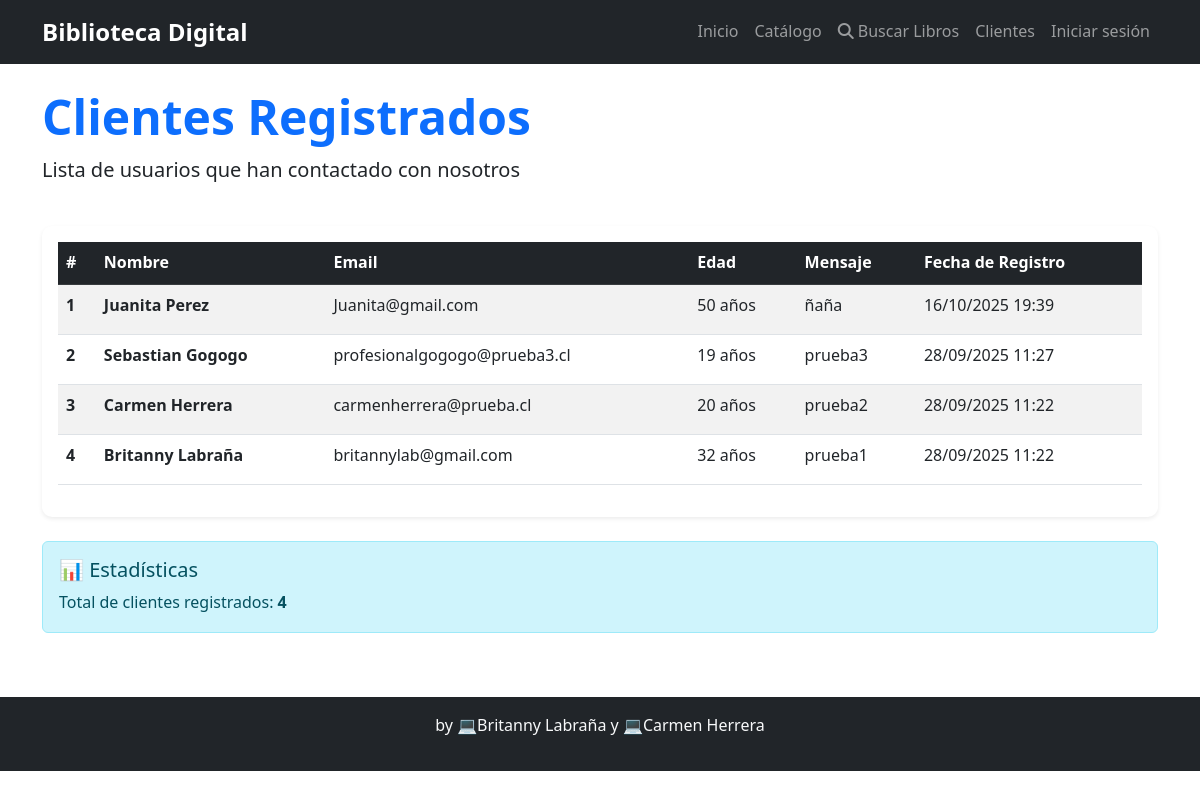
The page /libreria/clientes/ on the database its author committed.
### libreria/models.py (models this page shows, shortened)
class Contacto(models.Model):
    nombre = models.CharField(max_length=100)
    email = models.EmailField()
    edad = models.PositiveIntegerField()
    mensaje = models.TextField()
    fecha = models.DateTimeField(auto_now_add=True)

### libreria/views.py (the view)
# urls.py: path('clientes/', views.clientes, name='clientes'),
def clientes(request):
    contactos = Contacto.objects.all().order_by('-fecha')
    return render(request, 'libreria/clientes.html', {'contactos': contactos})

### templates/libreria/clientes.html (shortened to what this page needs)
{% extends "libreria/base.html" %}
{% block content %}
<div class="row mb-4">
    <div class="col-12">
        <h1 class="display-5 fw-bold text-primary">Clientes Registrados</h1>
        <p class="lead">Lista de usuarios que han contactado con nosotros</p>
    </div>
</div>
<div class="row">
    <div class="col-12">
        <div class="card shadow-sm">
            <div class="card-body">
                {% if contactos %}
                <div class="table-responsive">
                    <table class="table table-striped table-hover">
                        <thead class="table-dark">
                            <tr>
                                <th scope="col">#</th>
                                <th scope="col">Nombre</th>
                                <th scope="col">Email</th>
                                <th scope="col">Edad</th>
                                <th scope="col">Mensaje</th>
                                <th scope="col">Fecha de Registro</th>
                            </tr>
                        </thead>
                        <tbody>
                            {% for contacto in contactos %}
                            <tr>
                                <th scope="row">{{ forloop.counter }}</th>
                                <td class="fw-bold">{{ contacto.nombre }}</td>
                                <td>{{ contacto.email }}</td>
                                <td>{{ contacto.edad }} años</td>
                                <td>
                                    <span class="text-truncate d-inline-block" style="max-width: 200px;" title="{{ contacto.mensaje }}">
                                        {{ contacto.mensaje|truncatechars:50 }}
                                    </span>
                                </td>
                                <td>{{ contacto.fecha|date:"d/m/Y H:i" }}</td>
                            </tr>
                            {% endfor %}
                        </tbody>
                    </table>
                </div>
                {% endif %}
            </div>
        </div>
    </div>
</div>
<div class="row mt-4">
    <div class="col-12">
        <div class="alert alert-info">
            <h5 class="alert-heading">📊 Estadísticas</h5>
            <p class="mb-0">
                Total de clientes registrados: <strong>{{ contactos|length }}</strong>
            </p>
        </div>
    </div>
</div>
{% endblock %}

### static/css/style.css (style rules this page uses)
:root { --primary-color: #0d6efd; --secondary-color: #6c757d; --success-color: #198754; --info-color: #0dcaf0; --warning-color: #ffc107; --danger-color: #dc3545; --light-color: #f8f9fa; --dark-color: #212529; }
body { font-family: 'Segoe UI', Tahoma, Geneva, Verdana, sans-serif; line-height: 1.6; }
.text-primary { color: var(--primary-color) !important; }
.card { transition: transform 0.3s ease, box-shadow 0.3s ease; border: none; border-radius: 10px; }
.card { animation: fadeInUp 0.6s ease-out; }

### rows shown on the page
Contacto: nombre "Juanita Perez", email "Juanita@gmail.com", edad "50", mensaje "ñaña", fecha "16/10/2025 19:39"
Contacto: nombre "Sebastian Gogogo", email "profesionalgogogo@prueba3.cl", edad "19", mensaje "prueba3", fecha "28/09/2025 11:27"
Contacto: nombre "Carmen Herrera", email "carmenherrera@prueba.cl", edad "20", mensaje "prueba2", fecha "28/09/2025 11:22"
Contacto: nombre "Britanny Labraña", email "britannylab@gmail.com", edad "32", mensaje "prueba1", fecha "28/09/2025 11:22"

### other values the page prints
{{ contactos|length }} "4"
